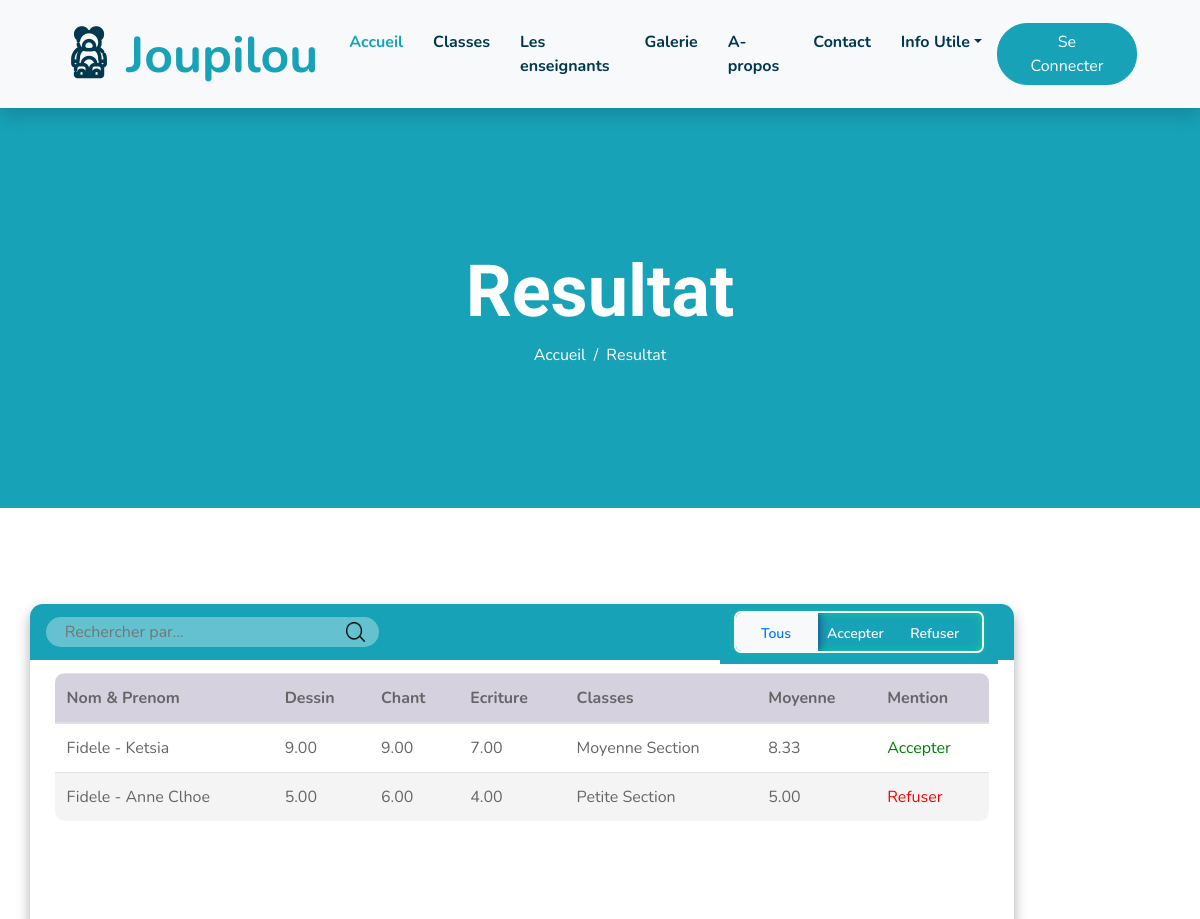
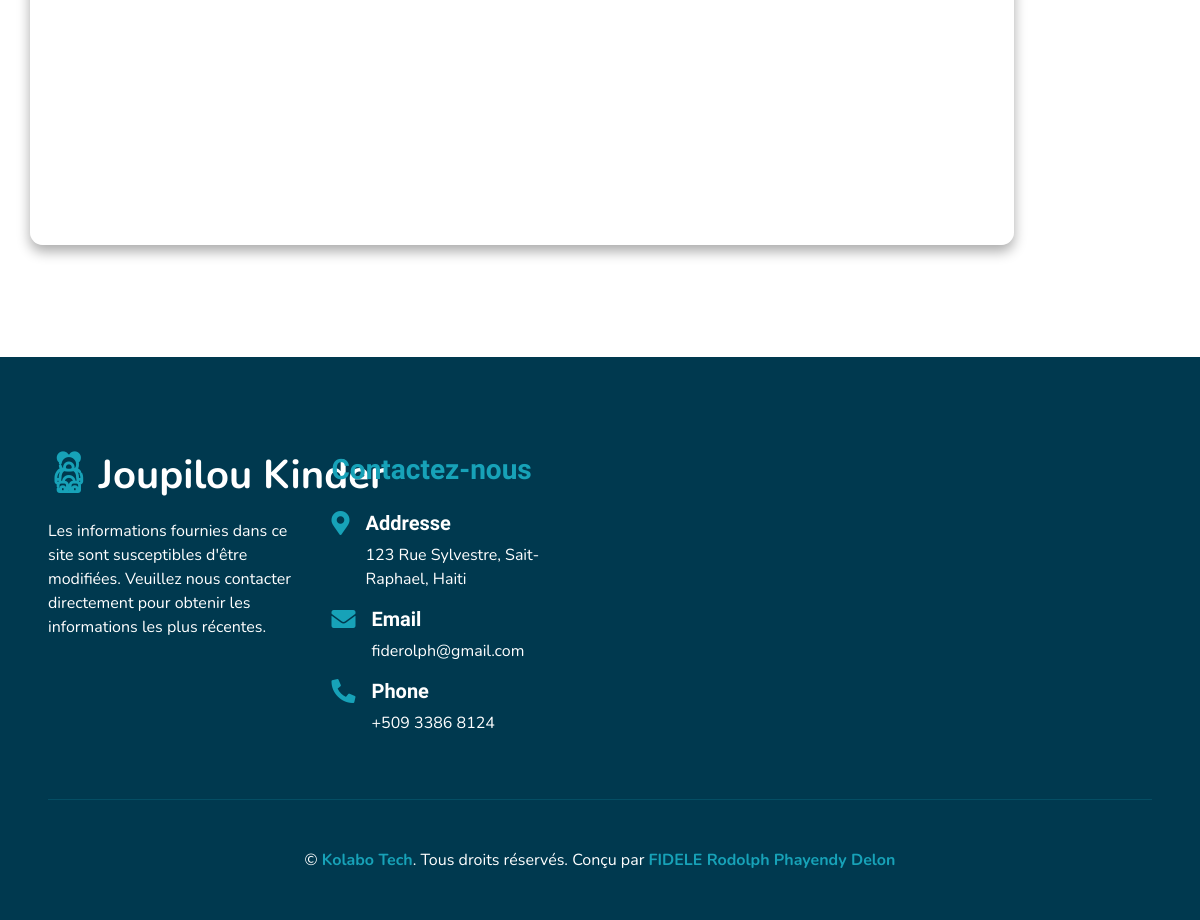
Page /joupilou_members/resultat on the committed database (2 pictures, top to bottom).
### joupilou_members/models.py (models this page shows, shortened)
class Note(models.Model):
    classes_choix = (
        ('Petite Section', 'Petite Section'),
        ('Moyenne Section', 'Moyenne Section'),
        ('Grande Section', 'Grande Section'),
    )
    children = models.ForeignKey(Children, on_delete=models.CASCADE)
    classes = models.CharField(max_length=15, choices=classes_choix, editable=False)
    Dessin = models.DecimalField(max_digits=5, decimal_places=2, default=0.0)
    Ecriture = models.DecimalField(max_digits=5, decimal_places=2, default=0.0)
    Chant = models.DecimalField(max_digits=5, decimal_places=2, default=0.0)  # Ajoutez default=0.0 ici
    Cumule = models.DecimalField(max_digits=5, decimal_places=2, blank=True, null=True, editable=False)

class Children(models.Model):
    classes_choix = (
        ('Petite Section', 'Petite Section'),
        ('Moyenne Section', 'Moyenne Section'),
        ('Grande Section', 'Grande Section'),
    )
    nom = models.CharField(max_length=100)
    prenom = models.CharField(max_length=100)
    gender = models.CharField(max_length=10)
    parent_name = models.CharField(max_length=100)
    phone_parent = models.CharField(max_length=20)
    email_parent = models.EmailField()
    address = models.CharField(max_length=50)
    date_birth = models.DateField()
    created_at = models.DateTimeField(auto_now_add=True)
    updated_at = models.DateTimeField(auto_now=True)
    classes = models.CharField(max_length=15, choices=classes_choix)
    def __str__(self):
        return f"{self.nom} - {self.prenom}"

### joupilou_members/views.py (the view)
# urls.py: path('joupilou_members/resultat', views.resultat, name='resultat'),
def resultat(request):
    all_note = Note.objects.all()
    template = loader.get_template('views/resultat.html')
    for note in all_note:
        if note.Cumule >= 6:
            note.mention = "Accepter"
        else:
            note.mention = "Refuser"
    context = {
        'all_note': all_note,
    }
    return HttpResponse(template.render(context, request))

### joupilou_members/templates/views/resultat.html (shortened to what this page needs)
{% extends "views/header.html" %}
{% load static%}
{% block content%}
<body>
    <div class="container-fluid bg-light position-relative shadow">
        <nav class="navbar navbar-expand-lg bg-light navbar-light py-3 py-lg-0 px-0 px-lg-5">
            <a href="{{'index'}}" class="navbar-brand font-weight-bold text-secondary" style="font-size: 50px;">
                <i class="flaticon-043-teddy-bear"></i>
                <span class="text-primary">Joupilou</span>
            </a>
            <div class="collapse navbar-collapse justify-content-between" id="navbarCollapse">
                <div class="navbar-nav font-weight-bold mx-auto py-0">
                    <a href="{{'index'}}" class="nav-item nav-link active">Accueil</a>
                    <a href="{{'clas'}}" class="nav-item nav-link">Classes</a>
                    <a href="{{'team'}}" class="nav-item nav-link">Les enseignants</a>
                    <a href="{{'gallery1'}}" class="nav-item nav-link">Galerie</a>
                    <a href="{{'about'}}" class="nav-item nav-link">A-propos</a>
                    <a href="{{'contact1'}}" class="nav-item nav-link">Contact</a>
                    <div class="nav-item dropdown">
                        <a href="#" class="nav-link dropdown-toggle" data-toggle="dropdown">Info Utile</a>
                    </div>
                </div>
                <a href="{% url 'login' %}" class="btn btn-primary px-4">Se Connecter</a>
            </div>
        </nav>
    </div>
    <div class="container-fluid bg-primary mb-5">
        <div class="d-flex flex-column align-items-center justify-content-center" style="min-height: 400px">
            <h3 class="display-3 font-weight-bold text-white">Resultat</h3>
            <div class="d-inline-flex text-white">
                <p class="m-0"><a class="text-white" href="">Accueil</a></p>
                <p class="m-0 px-2">/</p>
                <p class="m-0">Resultat</p>
            </div>
        </div>
    </div>
    <div class="container-fluid py-5">
        <div class="container">
            <div class="row align-items-center">
               <main class="table">
                        <section class="table__header">
                            <div class="input-group">
                                <input type="search" placeholder="Rechercher par...">
                                <img src="{% static 'img/search.png'%}" alt="">
                            </div><div  style="margin-right: -400px;"><h3 style="color: aliceblue;"></h3></div>
                            <form id="triForm" method="get">
                                <section class="table__header">
                                      <div class="cont">
                                <div class="pane">
                                    <label class="label">
                                        <span>Tous</span>
                                    </label>
                                    <label class="label">
                                        <span>Accepter</span>
                                    </label>
                                    <label class="label">
                                        <span>Refuser</span>
                                    </label>
                                    <span class="selection"></span>
                                </div>
                            </div>
                                </section>
                            </form>
                        </section>
                        <section class="table__body">
                            <table id="resultTable">
                                <thead>
                                    <tr>
                                        <th> Nom & Prenom </th>
                                        <th> Dessin </th>
                                        <th> Chant </th>
                                        <th> Ecriture </th>
                                        <th> Classes </th>
                                        <th> Moyenne </th>
                                        <th> Mention </th>
                                    </tr>
                                </thead>
                                <tbody>
                                    {% for result in all_note|dictsortreversed:"Cumule" %}
                                    <tr>
                                            <td> {{ result.children }} </td>
                                            <td> {{ result.Dessin}} </td>
                                            <td> {{ result.Chant }}</td>
                                            <td> {{ result.Ecriture }}</td>
                                            <td> {{ result.classes }}</td>
                                            <td> {{ result.Cumule }}</td>
                                            <td style="color: {% if result.mention == 'Accepter' %}green{% else %}red{% endif %}" > {{ result.mention }}</td>
                                       </tr>
                                    {% endfor %}
                                </tbody>
                            </table>
                        </section>
                    </main>
            </div>
        </div>
    </div>
</body>
{% include "views/footer.html"%}
{% endblock %}

### joupilou_members/templates/views/header.html (shortened to what this page needs)
{% load static %}
<!DOCTYPE html>
<html lang="en">
<head>
    <link href="https://cdnjs.cloudflare.com/ajax/libs/font-awesome/5.10.0/css/all.min.css" rel="stylesheet">
    <link href="{% static 'lib/flaticon/font/flaticon.css'%}" rel="stylesheet">
    <link href="{% static 'lib/owlcarousel/assets/owl.carousel.min.css'%}" rel="stylesheet">
    <link href="{% static 'lib/lightbox/css/lightbox.min.css'%}" rel="stylesheet">
    <link href="{% static 'css/style.css'%}" rel="stylesheet">
    <link href="{% static 'css/style_tab.css'%}" rel="stylesheet">
</head>
{% block content %} {% endblock content%}

### joupilou_members/templates/views/footer.html (shortened to what this page needs)
{% load static %}
<div class="container-fluid bg-secondary text-white mt-5 py-5 px-sm-3 px-md-5">
    <div class="row pt-5">
        <div class="col-lg-3 col-md-6 mb-5">
            <a href="" class="navbar-brand font-weight-bold text-primary m-0 mb-4 p-0" style="font-size: 40px; line-height: 40px;">
                <i class="flaticon-043-teddy-bear"></i>
                <span class="text-white">Joupilou Kinder</span>
            </a>
            <p>Les informations fournies dans ce site sont susceptibles d'être modifiées.
            Veuillez nous contacter directement pour obtenir les informations les plus récentes.</p>
        </div>
        <div class="col-lg-3 col-md-6 mb-5">
            <h3 class="text-primary mb-4">Contactez-nous</h3>
            <div class="d-flex">
                <h4 class="fa fa-map-marker-alt text-primary"></h4>
                <div class="pl-3">
                    <h5 class="text-white">Addresse</h5>
                    <p>123 Rue Sylvestre, Sait-Raphael, Haiti</p>
                </div>
            </div>
            <div class="d-flex">
                <h4 class="fa fa-envelope text-primary"></h4>
                <div class="pl-3">
                    <h5 class="text-white">Email</h5>
                    <p>fiderolph@gmail.com</p>
                </div>
            </div>
            <div class="d-flex">
                <h4 class="fa fa-phone-alt text-primary"></h4>
                <div class="pl-3">
                    <h5 class="text-white">Phone</h5>
                    <p>+509 3386 8124</p>
                </div>
            </div>
        </div>
    </div>
    <div class="container-fluid pt-5" style="border-top: 1px solid rgba(23, 162, 184, .2);;">
        <p class="m-0 text-center text-white">
            &copy; <a class="text-primary font-weight-bold" href="#">Kolabo Tech</a>. Tous droits réservés.
            Conçu par <a class="text-primary font-weight-bold" href="https://instagram.com/ing_rodolph_official?igshid=ZDc4ODBmNjlmNQ==">FIDELE Rodolph Phayendy Delon</a>
        </p>
    </div>
</div>

### joupilou_members/static/css/style_tab.css (style rules this page uses)
:root { --blue: #007bff; --indigo: #6610f2; --purple: #6f42c1; --pink: #e83e8c; --red: #dc3545; --orange: #fd7e14; --yellow: #ffc107; --green: #28a745; --teal: #20c997; --cyan: #17a2b8; --white: #fff; --gray: #6c757d; --gray-dark: #343a40; --primary: #17a2b8; --secondary: #00394f; --success: #28a745; --info: #17a2b8; --warning: #ffc107; --danger: #dc3545; --light: #f8f9fa; --dark: #343a40; --breakpoint-xs: 0; --breakpoint-sm: 576px; --breakpoint-md: 768px; --breakpoint-lg: 992px; --breakpoint-xl: 1200px; --font-family-sans-serif: "Nunito", sans-serif; --font-family-monospace: SFMono-Regular, Menlo, Monaco, Consolas, "Liberation Mono", "Courier New", monospace; }
.cont { transform-style: preserve-3d; perspective: 1000px; }
.pane { outline: 2px solid var(--light); box-shadow: 0 0 10px #00ff6a77, inset 0 0 10px #00ff6a77; height: 1cm; width: 6.5cm; border-radius: 5px; position: relative; overflow: hidden; transition: 0.7s ease; }
.label { height: 1cm; width: 2.1cm; float: left; font-weight: 600; letter-spacing: 0px; font-size: 14px; padding: -1px; position: relative; z-index: 1; color: var(--light); text-align: center; padding-top: 10px; }
.selection { display: none; position: absolute; height: 1cm; width: calc(6.5cm / 3); z-index: 0; left: 0; top: 0; box-shadow: 0 0 10px #1c0f64cc; transition: .15s ease; }
.label:has(input:checked) { color: var(--blue); }
.label:has(input:checked) ~ .selection { background-color: var(--light); display: inline-block; }
.label:nth-child(1):has(input:checked) ~ .selection { transform: translateX(calc(6.5cm * 0/3)); }
main.table { width: 82vw; height: 70vh; background-color: #fff5; box-shadow: 0 .4rem .8rem #0005; border-radius: .8rem; overflow: hidden; }
.table__header { width: 100%; height: 10%; background-color: #17A2B8; padding: .8rem 1rem; display: flex; justify-content: space-between; align-items: center; }
.table__header .input-group { width: 35%; height: 100%; background-color: #fff5; padding: 0 .8rem; border-radius: 2rem; display: flex; justify-content: center; align-items: center; transition: .2s; }
.table__header .input-group img { width: 1.2rem; height: 1.2rem; }
.table__header .input-group input { width: 93%; padding: 0 .5rem 0 .3rem; background-color: transparent; border: none; outline: none; }
.table__body { width: 95%; max-height: calc(89% - 1.6rem); background-color: #fffb; margin: .8rem auto; border-radius: .6rem; overflow: auto; overflow: overlay; }
table { width: 100%; }
table, th, td { border-collapse: collapse; padding: 1rem; text-align: left; }
thead th { position: sticky; top: 0; left: 0; background-color: #d5d1defe; cursor: pointer; text-transform: capitalize; }
tbody tr:nth-child(even) { background-color: #0000000b; }
tbody tr { --delay: .1s; transition: .5s ease-in-out var(--delay), background-color 0s; }
tbody tr td, tbody tr td p, tbody tr td img { transition: .2s ease-in-out; }

### rows in the picture
Note: children "Fidele - Ketsia", Dessin "9.00", Chant "9.00", Ecriture "7.00", classes "Moyenne Section", Cumule "8.33", mention "Accepter"
Note: children "Fidele - Anne Clhoe", Dessin "5.00", Chant "6.00", Ecriture "4.00", classes "Petite Section", Cumule "5.00", mention "Refuser"
